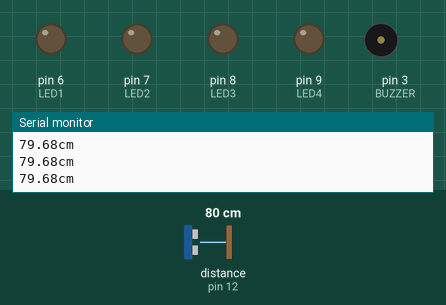
The sketch below on a simulated Arduino Uno, built with avr-gcc and run on an emulated ATmega328P. Parts: output pins drawn as LEDs (lit = HIGH), buzzer (waves = sounding), the last lines printed to the serial monitor. Wiring (inferred from the names in the program): ultrasonic range finder: trigger pin 11; echo pin 12. The inputs (shaded band) are chosen by the test bench; at power-on: distance to the obstacle (sensor on pin 12) 80 cm. The echo pulse lasts 58.3 µs per cm; pins used as bus, display or sensor lines are not drawn.

Above: at 1.3 s.
1.4 s: distance to the obstacle (sensor on pin 12) set to 34 cm
3.2 s: distance to the obstacle (sensor on pin 12) set to 29 cm
At 4.3 s:
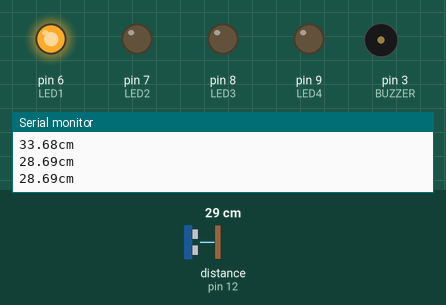
6.2 s: distance to the obstacle (sensor on pin 12) set to 2 cm
At 9.07 s:
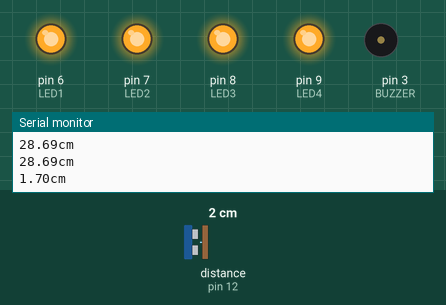
At 14.0 s:
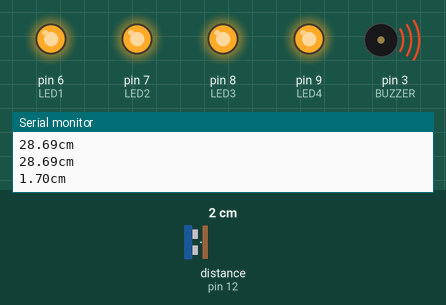
Timing chart, 0 to 15.2 s (numbered marks = the images above; inputs shaded):
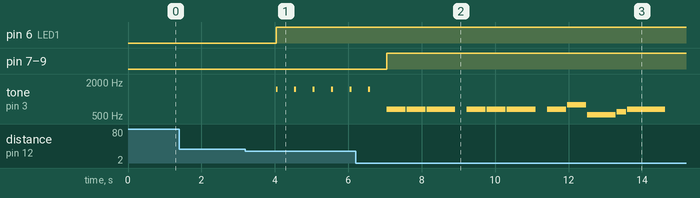

Measured:
- the behaviour switches between 31 and 30 cm on distance to the obstacle (sensor on pin 12) (found by bisection; images 0 and 1)
- after the input at 3.2 s, pin 6 (LED1): LOW → HIGH after 0.83 s; tone on pin 3 (BUZZER): alternates 1500 Hz for 0.05 s and silent for 0.45 s, starting after 0.83 s
- after the input at 6.2 s, pin 7 (LED2), pin 8 (LED3), pin 9 (LED4): LOW → HIGH after 0.85 s

The sketch:

grupo_1.ino
```cpp
// Pinos usados
#define LED1 6
#define LED2 7
#define LED3 8
#define LED4 9
#define TRIGGER 11
#define ECHO 12
#define BUZZER 3

#define tempo 260
#define songLength 31
char notes[] = "eee eee egcde fff ffee eeggfdc " ;
int beats[] = {2,2,3,1, 2,2,3,1, 2,2,3,1,4,4, 2,2,3,0, 1,2,2,2,0, 1,1,2,2,2,2,4,4};

// Constantes utilizadas
const float som = 34300.0; // Velocidade do som em cm/s
const float limite1 = 30.0; // Limites de distância em cm
const float limite2 = 20.0;
const float limite3 = 10.0;
const float limite4 = 5.0;

void setup() {

Serial.begin(9600);

pinMode(LED1, OUTPUT);
pinMode(LED2, OUTPUT);
pinMode(LED3, OUTPUT);
pinMode(LED4, OUTPUT);
pinMode(ECHO, INPUT);
pinMode(TRIGGER, OUTPUT);
pinMode(BUZZER, OUTPUT);

desligarLEDs();

}

void loop() {

inicializarTrigger();
float distancia = calcularDistancia ();
desligarLEDs();
if (distancia < limite1){
alertas(distancia);
}

}

// Função de desligar os LEDs
void desligarLEDs()
{
digitalWrite(LED1, LOW);
digitalWrite(LED2, LOW);
digitalWrite(LED3, LOW);
digitalWrite(LED4, LOW);
}

// Verifique se algum alerta visual ou sonoro é necessário
void alertas (float distancia){

// Se a distância estiver entre o limite1 e o limite2
if (distancia < limite1 && distancia >= limite2){

// Ligue o LED 1
digitalWrite(LED1, HIGH);
tone(BUZZER, 1500, 50);
}


else if (distancia < limite2 && distancia >= limite3){

// Ligue o LED 2
digitalWrite(LED1, HIGH);
digitalWrite(LED2, HIGH);
tone(BUZZER, 2000, 100);
}


else if (distancia < limite3 && distancia >= limite4){

// Ligue o LED 3
digitalWrite(LED1, HIGH);
digitalWrite(LED2, HIGH);
digitalWrite(LED3, HIGH);
tone(BUZZER, 2750, 150);
}


else if (distancia < limite4){

// Ligue o LED 4
digitalWrite(LED1, HIGH);
digitalWrite(LED2, HIGH);
digitalWrite(LED3, HIGH);
digitalWrite(LED4, HIGH);
int i, b, duration;


  for (i = 0; i < songLength; i++)
  {
    duration = beats[i] * tempo;

    if (notes[i] == ' ')
    {
      delay(duration);
    }
    else
    {
      tone(BUZZER, frequency(notes[i]), duration);
      digitalWrite(13, HIGH);
      delay(duration);
    }
    digitalWrite(13, LOW);
    delay(tempo/10);
  }
}
}

int frequency(char note)
{


  int i;
  const int numNotes = 8;
  char names[] = { 'c', 'd', 'e', 'f', 'g', 'a', 'b', 'C' };
  int frequencies[] = {528, 592, 665, 704, 791, 888, 997, 1056};


  for (i = 0; i < numNotes; i++)
  {
    if (names[i] == note)
    {
      return(frequencies[i]);
    }
  }
  return(0);
}


// Função usada para calcular a distância entre o som e o objeto
float calcularDistancia(){
unsigned long time = pulseIn(ECHO, HIGH);
float distancia = time* 0.000001 * som / 2.0;
Serial.print(distancia);
Serial.print("cm");
Serial.println();
delay(500);
return distancia;
}


void inicializarTrigger(){
digitalWrite(TRIGGER, LOW);
delayMicroseconds(2);
digitalWrite(TRIGGER, HIGH);
delayMicroseconds(15);
digitalWrite(TRIGGER, LOW);
}
```
